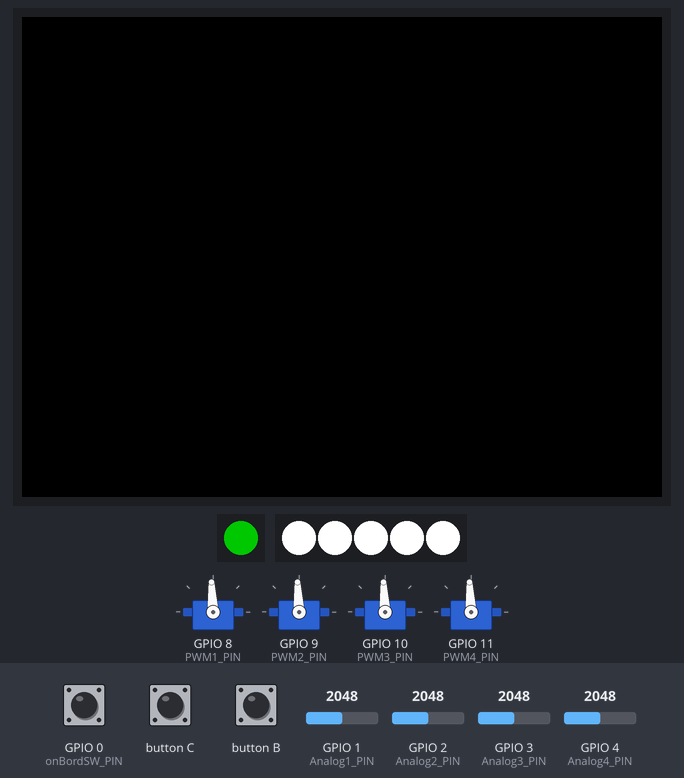
The program below on a simulated ESP32-S3. Shown: 320×240 colour display, 1 RGB LEDs in strip order, left to right, 5 RGB LEDs in strip order, left to right, 4 × servo. Inputs (shaded band) come from the test bench; at power-on: GPIO 0 (onBordSW_PIN) HIGH, GPIO 1 (Analog1_PIN) = 2048, GPIO 2 (Analog2_PIN) = 2048, GPIO 3 (Analog3_PIN) = 2048, GPIO 4 (Analog4_PIN) = 2048. Dim RGB values are drawn brighter than linear; servo pulses on a pin are drawn as a servo (544–2400 µs = 0–180°).

Above: at 2.3 s.
2.4 s: GPIO 0 (onBordSW_PIN) pulled LOW for 0.15 s
At 2.47 s:
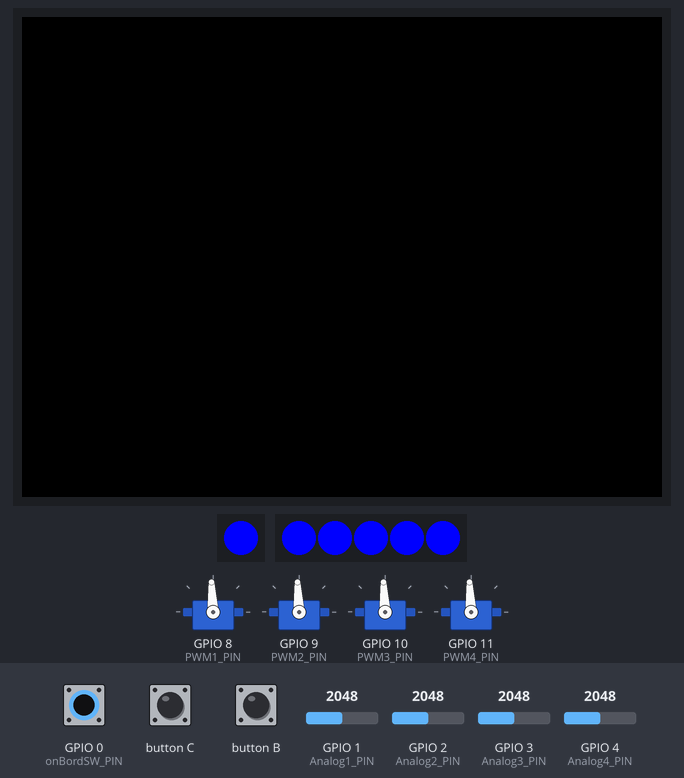
4.0 s: GPIO 1 (Analog1_PIN) set to 2440
At 5.1 s:
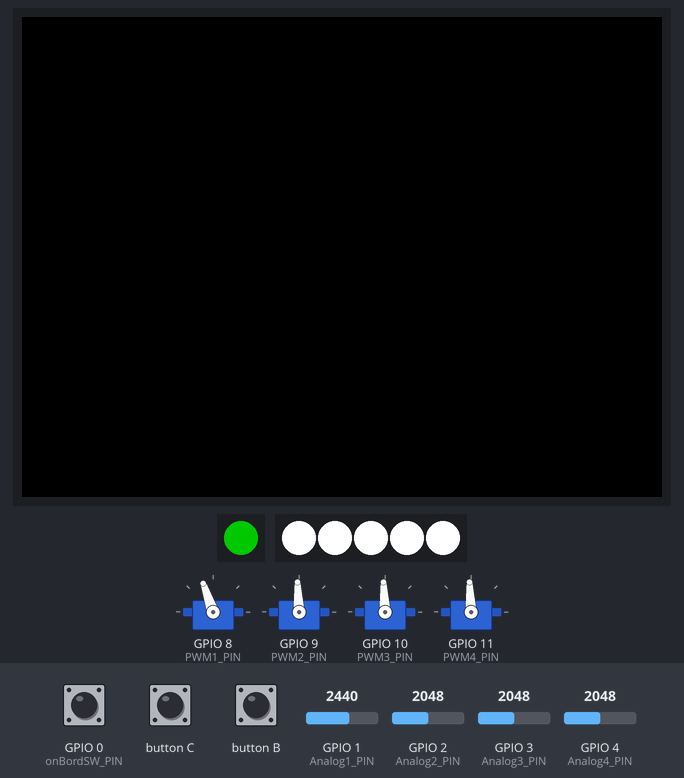
5.5 s: GPIO 2 (Analog2_PIN) set to 2440
At 6.2 s:
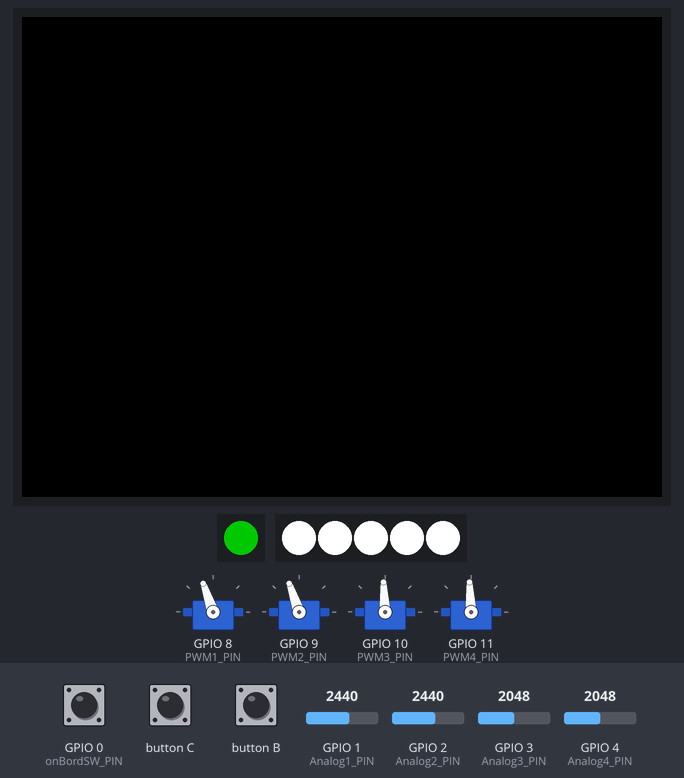
7.0 s: GPIO 3 (Analog3_PIN) set to 2440
At 7.4 s:
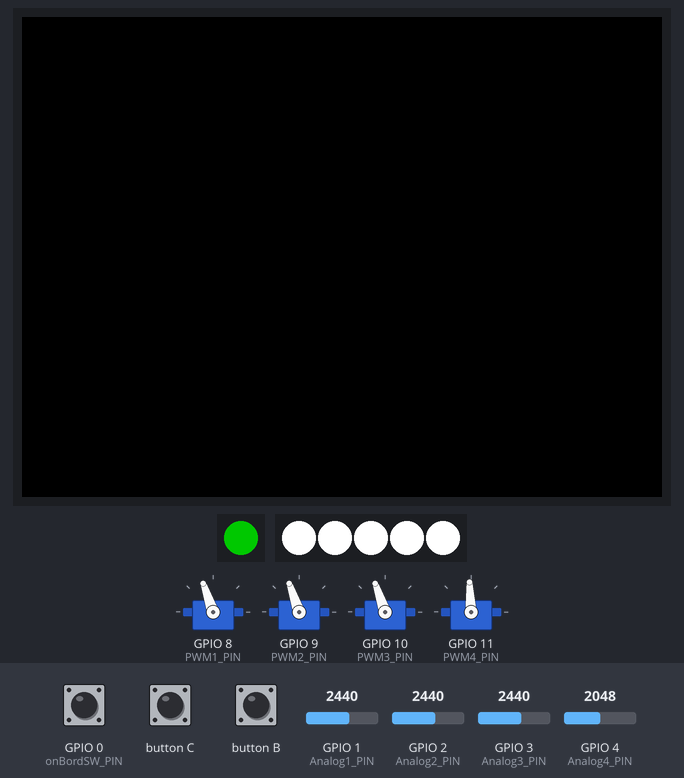
8.5 s: GPIO 4 (Analog4_PIN) set to 2440
At 9.7 s:
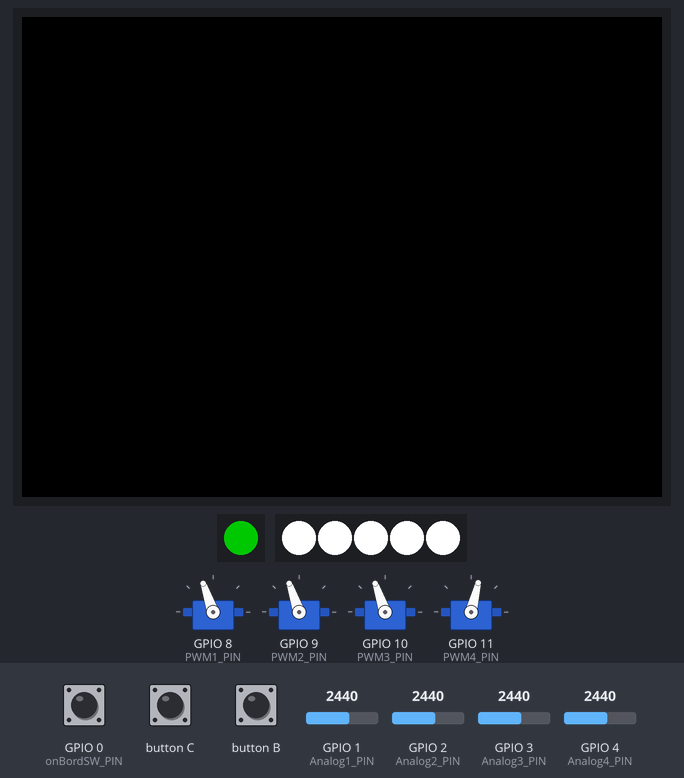
10.0 s: GPIO 1 (Analog1_PIN) set to 2866
At 10.9 s:
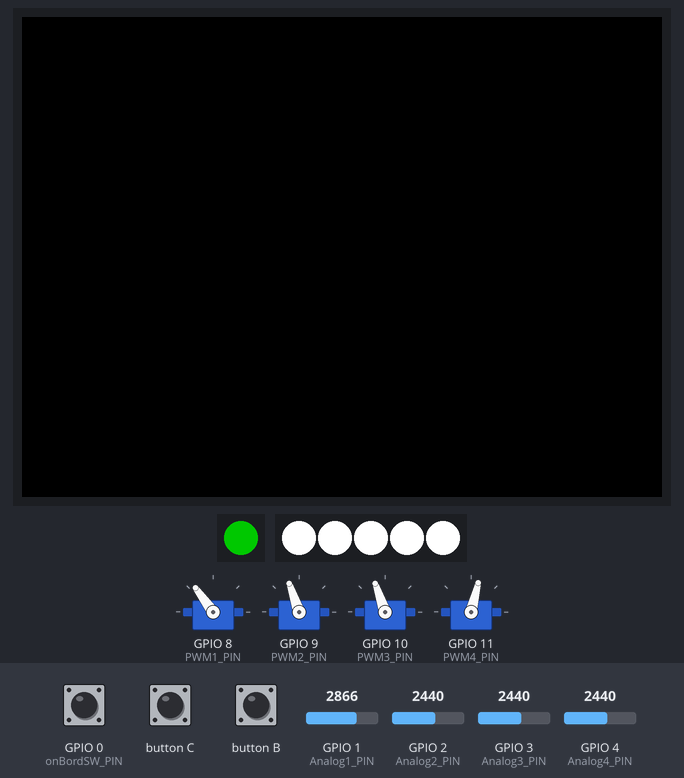
Timing chart, 0 to 12.5 s (numbered marks = the images above; inputs shaded):
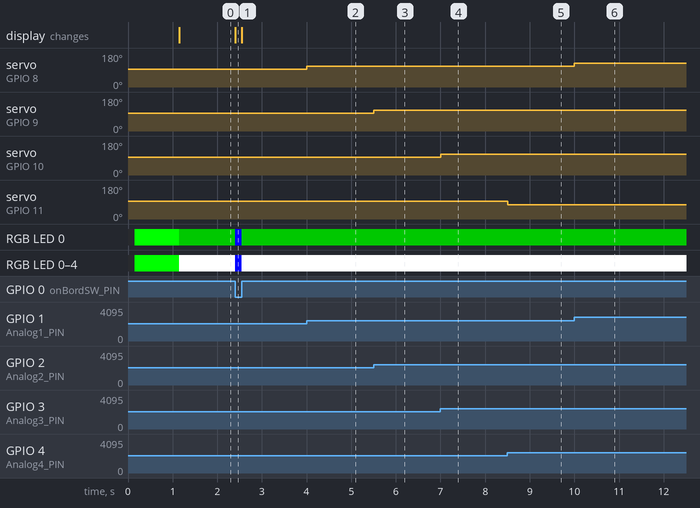

Measured:
- after the input at 2.4 s, RGB LED 0: RGB(0, 100, 0) → RGB(0, 0, 255) at once, → RGB(0, 100, 0) 0.15 s later; RGB LED 0–4: RGB(255, 255, 255) → RGB(0, 0, 255) at once, → RGB(255, 255, 255) 0.15 s later
- after the input at 4.0 s, servo on GPIO 8 (PWM1_PIN): 93° → 109° at once
- after the input at 5.5 s, servo on GPIO 9 (PWM2_PIN): 93° → 109° at once
- after the input at 7.0 s, servo on GPIO 10 (PWM3_PIN): 93° → 109° at once
- after the input at 8.5 s, servo on GPIO 11 (PWM4_PIN): 93° → 76° at once
- after the input at 10.0 s, servo on GPIO 8 (PWM1_PIN): 109° → 126° at once

The program:

main.cpp
```cpp
/*
20250803 1710 更新
*/
#include <M5Unified.h>
#include <FastLED.h>
#include <ESP32Servo.h> // by Kevin Harrington
#include <Wire.h>

#define onBordLED_PIN 21 // オンボードフルカラーLEDの使用端子
#define onBordSW_PIN 0  // オンボードスイッチの使用端子
#define PWM1_PIN 8
#define PWM2_PIN 9
#define PWM3_PIN 10
#define PWM4_PIN 11
#define FREQUENCY 50
#define RESOLUTION 12

#define Analog1_PIN 1
#define Analog2_PIN 2
#define Analog3_PIN 3
#define Analog4_PIN 4
//ダメなピン 5,6,7,8,10,

// WS2812テープLED関連
#define WS2812_PIN 39    // WS2812 LEDテープ用の信号ピン
#define WS2812_NUM 5    // テープのLED数
CRGB tape_leds[WS2812_NUM];

hw_timer_t *publicTimer = NULL;

uint8_t count_timer_10 = 0;
uint8_t count_timer_10_one = 0;
uint8_t count_timer_100 = 0;
uint8_t count_timer_100_one = 0;
uint8_t count_timer_500 = 0;
uint8_t count_timer_500_one = 0;
int16_t count_timer_1000 = 0;
int16_t count_timer_1000_one = 0;
int16_t count_flicker_100 = 0;
uint16_t count_flicker_500 = 0;
int16_t count_flicker_1000 = 0;

// オンボードLED関連
const int num_leds = 1;
CRGB leds[num_leds];

void ARDUINO_ISR_ATTR onpublicTimer() {
  count_timer_10_one = 1;

  if (count_timer_100 == 9) {
    count_timer_100 = 0;
    count_timer_100_one = 1;
    count_flicker_100 = !count_flicker_100;
  } else {
    count_timer_100++;
  }

  if (count_timer_500 == 49) {
    count_timer_500 = 0;
    count_timer_500_one = 1;
    count_flicker_500 = !count_flicker_500;
  } else {
    count_timer_500++;
  }

  if (count_timer_1000 == 99) {
    count_timer_1000 = 0;
    count_timer_1000_one = 1;
    count_flicker_1000 = !count_flicker_1000;
  } else {
    count_timer_1000++;
  }
}

// サーボ関係
const int servo_min_us = 600;
const int servo_max_us = 2400;
int angleToDuty(int angle, int min_us, int max_us, int resolution, int freq) {
  int duty_max = (1 << resolution) - 1;
  float period_us = 1000000.0 / freq;
  float pulse_us = min_us + (max_us - min_us) * (angle / 180.0);
  return (int)((pulse_us / period_us) * duty_max);
}
void setServoAngle(int channel, int angle) {//サーボに角度指定で制御
  int duty = angleToDuty(angle, servo_min_us, servo_max_us, RESOLUTION, FREQUENCY);
  ledcWrite(channel, duty);
}
int adcToDegree(int adcValue) {//取得したアナログ値を角度に変換
  return map(adcValue, 0, 4095, 0, 180);
}

void setup() {
  USBSerial.begin(115200);
  auto cfg = M5.config();
  M5.begin(cfg);

  //ピンモード設定
  pinMode(onBordSW_PIN, INPUT_PULLUP);//オンボードスイッチ
  pinMode(onBordLED_PIN,OUTPUT);//オンボードLED
  pinMode(Analog1_PIN, INPUT);//
  pinMode(Analog2_PIN, INPUT);//
  pinMode(Analog3_PIN, INPUT);//
  pinMode(Analog4_PIN, INPUT);//
  pinMode(PWM1_PIN, OUTPUT);//
  pinMode(PWM2_PIN, OUTPUT);//
  pinMode(PWM3_PIN, OUTPUT);//
  pinMode(PWM4_PIN, OUTPUT);//

  // オンボードLED設定
  FastLED.addLeds<WS2812B, onBordLED_PIN, GRB>(leds, num_leds);

  // WS2812 LEDテープ設定
  FastLED.addLeds<WS2812B, WS2812_PIN, GRB>(tape_leds, WS2812_NUM);

  publicTimer = timerBegin(0, 80, true);
  timerAttachInterrupt(publicTimer, &onpublicTimer, true);
  timerAlarmWrite(publicTimer, 10000, true);
  timerAlarmEnable(publicTimer);

  // PWM設定
  ledcSetup(1, FREQUENCY, RESOLUTION);
  ledcSetup(2, FREQUENCY, RESOLUTION);
  ledcSetup(3, FREQUENCY, RESOLUTION);
  ledcSetup(4, FREQUENCY, RESOLUTION);
  ledcAttachPin(PWM1_PIN, 1);//ピン番号とPWMチャンネルの割り当て
  ledcAttachPin(PWM2_PIN, 2);
  ledcAttachPin(PWM3_PIN, 3);
  ledcAttachPin(PWM4_PIN, 4);

  // ledcDetachPin(PWM1_PIN);//念のため無効とする
  // ledcDetachPin(PWM2_PIN);//念のため無効とする
  // ledcDetachPin(PWM3_PIN);//念のため無効とする
  // ledcDetachPin(PWM4_PIN);//念のため無効とする

  // LED初期点灯色
  leds[0] = CRGB(0, 255, 0);//RGB CRGB::White;
  // WS2812 テープを黄色点灯
  for (int i = 0; i < WS2812_NUM; i++) {
    tape_leds[i] = CRGB(0, 255, 0);//RGB
  }
  FastLED.show();
  delay(1000);

  // delay(2000);
  // USBSerial.println("Start");
}

void loop() {
  M5.update();

  if (digitalRead(onBordSW_PIN) == 1) {
    setServoAngle(1, adcToDegree(analogRead(Analog1_PIN)));
    setServoAngle(2, adcToDegree(analogRead(Analog2_PIN)));
    setServoAngle(3, adcToDegree(analogRead(Analog3_PIN)));
    setServoAngle(4, 180-adcToDegree(analogRead(Analog4_PIN)));//出力反転

    //setServoAngle(1, 90);
    //setServoAngle(2, 90);
    //setServoAngle(3, 90);
    //setServoAngle(4, 90);

    leds[0] = CRGB(0, 100, 0);

    // WS2812 テープを黄色点灯
    for (int i = 0; i < WS2812_NUM; i++) {
      tape_leds[i] = CRGB(255, 255, 255);//RGB
    }
  } else {
    // setServoAngle(1, 90);
    // setServoAngle(2, 90);
    // setServoAngle(3, 90);
    // setServoAngle(4, 90);

    leds[0] = CRGB(0, 0, 255);

    // WS2812 テープを青色点灯
    for (int i = 0; i < WS2812_NUM; i++) {
      tape_leds[i] = CRGB(0, 0, 255);
    }
  }

  if(count_timer_100_one != 0){count_timer_100_one = 0;
    // USBSerial.printf("%04d,",adcToDegree(analogRead(Analog1_PIN)));
    // USBSerial.printf("%04d,",adcToDegree(analogRead(Analog2_PIN)));
    // USBSerial.printf("%04d,",adcToDegree(analogRead(Analog3_PIN)));
    // USBSerial.printf("%04d",adcToDegree(analogRead(Analog4_PIN)));
  }

  FastLED.show();
}
```
